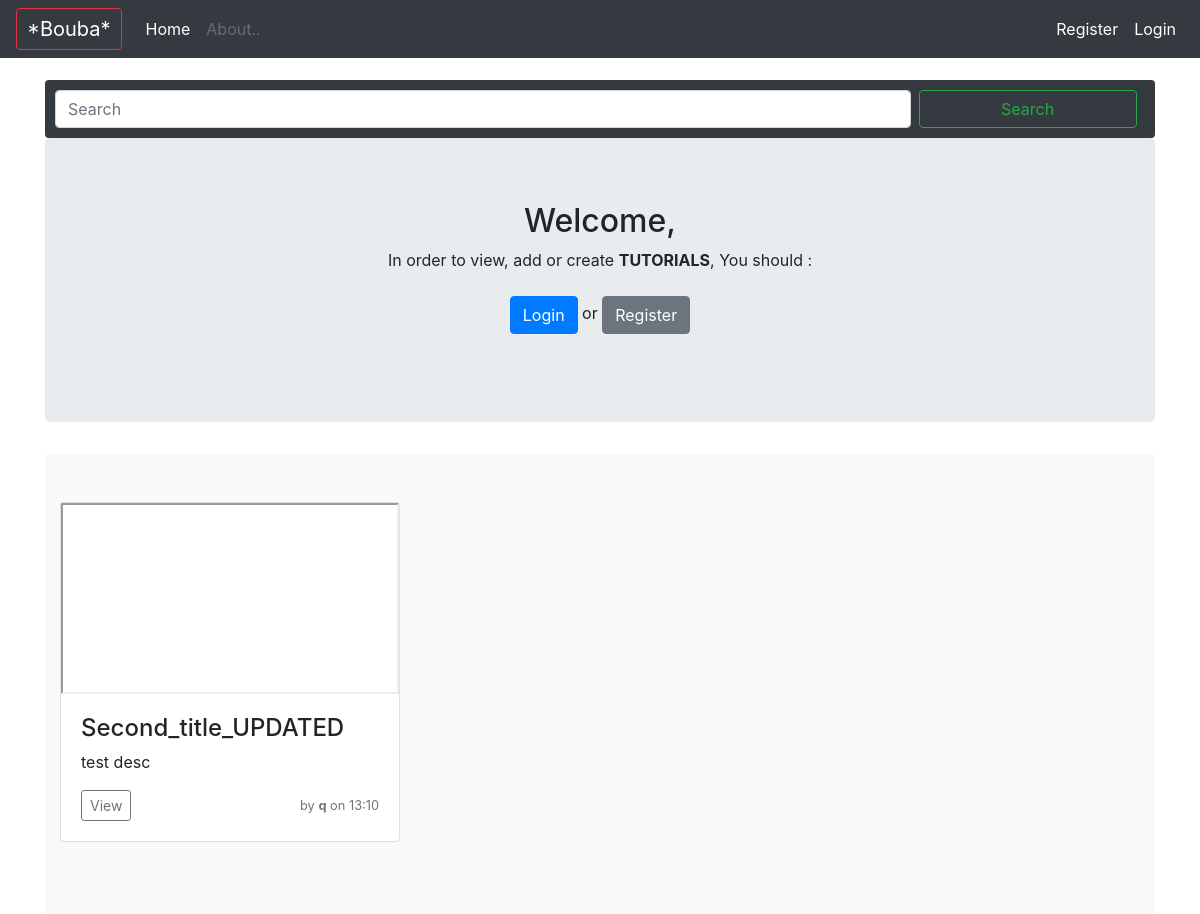
The app's page /, older data.
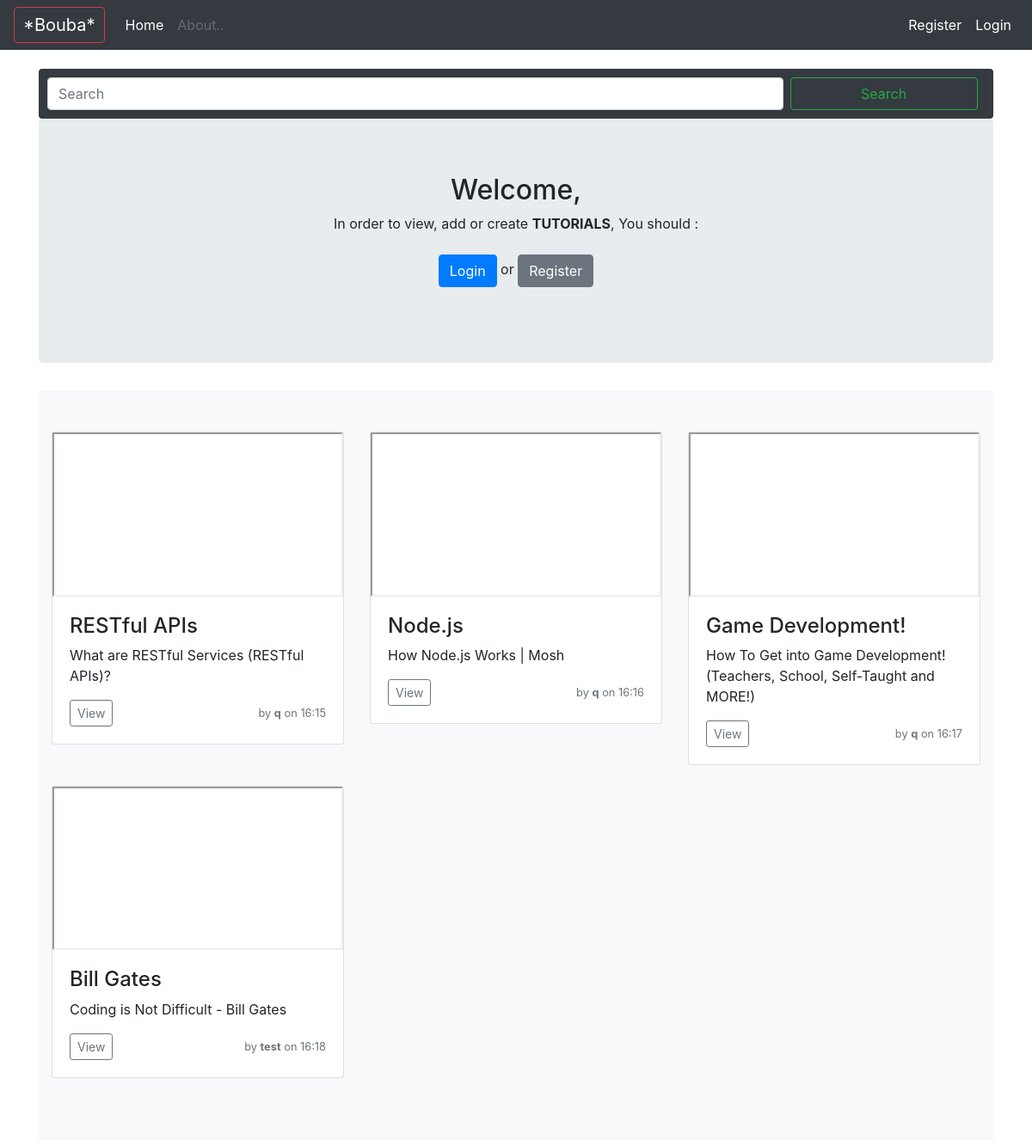
The same page, newer data.
### products/models.py (models this page shows, shortened)
class Product(models.Model):
	username = models.CharField(max_length=100)
	title = models.CharField(max_length=255)
	description = models.CharField(max_length=255)
	tuto_url = models.URLField()
	created_date = models.DateTimeField(auto_now=True)

### home/views.py (the view)
# urls.py: path('', views.index, name='home')
def index(request):
	context = {'title': 'home'}
	q = request.GET.get('q', (''))
	if q != '':
		search_products = Product.objects.filter(title__icontains=q)
		context['search_products'] = search_products
		context['search'] = q
	else:
		context['products'] = Product.objects.all()[:6]
	return render(request, 'home/index.html', context)

### home/templates/home/index.html (shortened to what this page needs)
{% extends "base.html" %}
{% block content %}
	<form method="get" action="." class="form-inline mt-2 mt-md-0 bg-dark rounded" style="padding: 10px;">
		<input name="q" class="form-control mr-sm-2" style="width:78.5%;" type="text" placeholder="Search" aria-label="Search">
		<button class="btn btn-outline-success my-2 my-sm-0"  style="width:20%;" type="submit">Search</button>
	</form>
<main role="main">
	{% if not search_products %}
		<section class="jumbotron text-center">
			<div class="container">
				<h2>Welcome{% if user.is_authenticated %}<span class="text-danger"> {{ user.username }}</span>{% endif %},</h2>
				{% if user.is_authenticated %}
					<p>To view all tutorials, click on :</p>
					<p>
						<a href="{% url 'product_list' %}" class="btn btn-primary my-2">TUTORIALS</a>
						or
						<a href="{% url 'product_add' %}" class="btn btn-secondary my-2">Add a Tutorial</a>
					</p>
				{% else %}
					<p>In order to view, add or create <b>TUTORIALS</b>, You should :</p>
					<p>
						<a href="{% url 'login' %}" class="btn btn-primary my-2">Login</a>
						or
						<a href="{% url 'register' %}" class="btn btn-secondary my-2">Register</a>
					</p>
				{% endif %}
			</div>
		</section>
    {% endif %}
	<div class="album py-5 bg-light">
		<div class="container">
			<div class="row">
				{% if search_products %}
					{% for product in search_products %}
	    	        	{% include "one_product.html" %}
	            	{% endfor %}
	            {% else %}
		            {% for product in products %}
	    	        	{% include "one_product.html" %}
	            	{% endfor %}
				{% endif %}
			</div>
		</div>
	</div>
</main>
{% endblock content %}

### templates/base.html (shortened to what this page needs)
<!DOCTYPE html>
<html>
<head>
	<link rel="stylesheet" href="https://stackpath.bootstrapcdn.com/bootstrap/4.4.1/css/bootstrap.min.css">
</head>
<body>
	<nav class="navbar navbar-expand-md navbar-dark fixed-top bg-dark">
		<a class="btn btn-outline-danger my-2 my-sm-0 navbar-brand border border-danger rounded"
			href="{% url 'home' %}"
			style="padding: 5px 10px;">*Bouba*</a>
		<div class="collapse navbar-collapse" id="navbarCollapse">
		<ul class="navbar-nav mr-auto">
			<li class="nav-item active">
				<a class="nav-link" href="{% url 'home' %}">Home <span class="sr-only">(current)</span></a>
			</li>
			<li class="nav-item">
				<a class="nav-link disabled" href="#" tabindex="-1" aria-disabled="true">About..</a>
			</li>
		</ul>
		<ul class="navbar-nav">
			{% if user.is_authenticated %}
				<li class="nav-item active">
					<a class="nav-link" href="{% url 'product_add' %}">New Tutorial</a>
				</li>
				<li class="nav-item active">
					<a class="nav-link" href="{% url 'product_list' %}">Tutorials</a>
				</li>
				<li class="nav-item active">
					<a class="nav-link" href="{% url 'logout' %}">Logout</a>
				</li>
			{% else %}
				<li class="nav-item active">
					<a class="nav-link" href="{% url 'register' %}">Register</a>
				</li>
				<li class="nav-item active">
					<a class="nav-link" href="{% url 'login' %}">Login</a>
				</li>
			{% endif %}
		</ul>
		</div>
	</nav>
	<div class="container adem-margin-top">
	{% block content %}
	{% endblock content %}
	</div>
</body>
</html>

### templates/one_product.html (shortened to what this page needs)
<div class="col-md-4">
	<div class="card mb-4 box-shadow">
		<div class="video-container">
			<iframe src="{{ product.tuto_url }}"></iframe>
		</div>
    	<div class="card-body">
			<h4>{{ product.title }}</h4>
			<p class="card-text">{{ product.description }}</p>
			<div class="d-flex justify-content-between align-items-center">
				<div class="btn-group">
					<button onclick="location.href='{% url 'product_detail' product.id %}'" type="button" class="btn btn-sm btn-outline-secondary">View</button>
				</div>
				<small class="text-muted">by <b>{{ product.username }}</b> on {{ product.created_date|date:'H:i' }}</small>
			</div>
		</div>
	</div>
</div>

### templates/base.html (style rules this page uses)
.adem-margin-top { margin-top: 80px; }
.video-container { position: relative; padding-bottom: 56.25%; height: 0; }
.video-container iframe { position: absolute; top: 0; left: 0; width: 100%; height: 100%; }

Row changes from the older to the newer data that the page shows:
removed Product: title "Second_title_UPDATED", description "test desc", username "q", created_date "13:10"
added Product: title "RESTful APIs", description "What are RESTful Services (RESTful APIs)?", username "q", created_date "16:15"
added Product: title "Node.js", description "How Node.js Works | Mosh", username "q", created_date "16:16"
added Product: title "Game Development!", description "How To Get into Game Development! (Teachers, School, Self-Taught and MORE!)", username "q", created_date "16:17"
added Product: title "Bill Gates", description "Coding is Not Difficult - Bill Gates", username "test", created_date "16:18"
